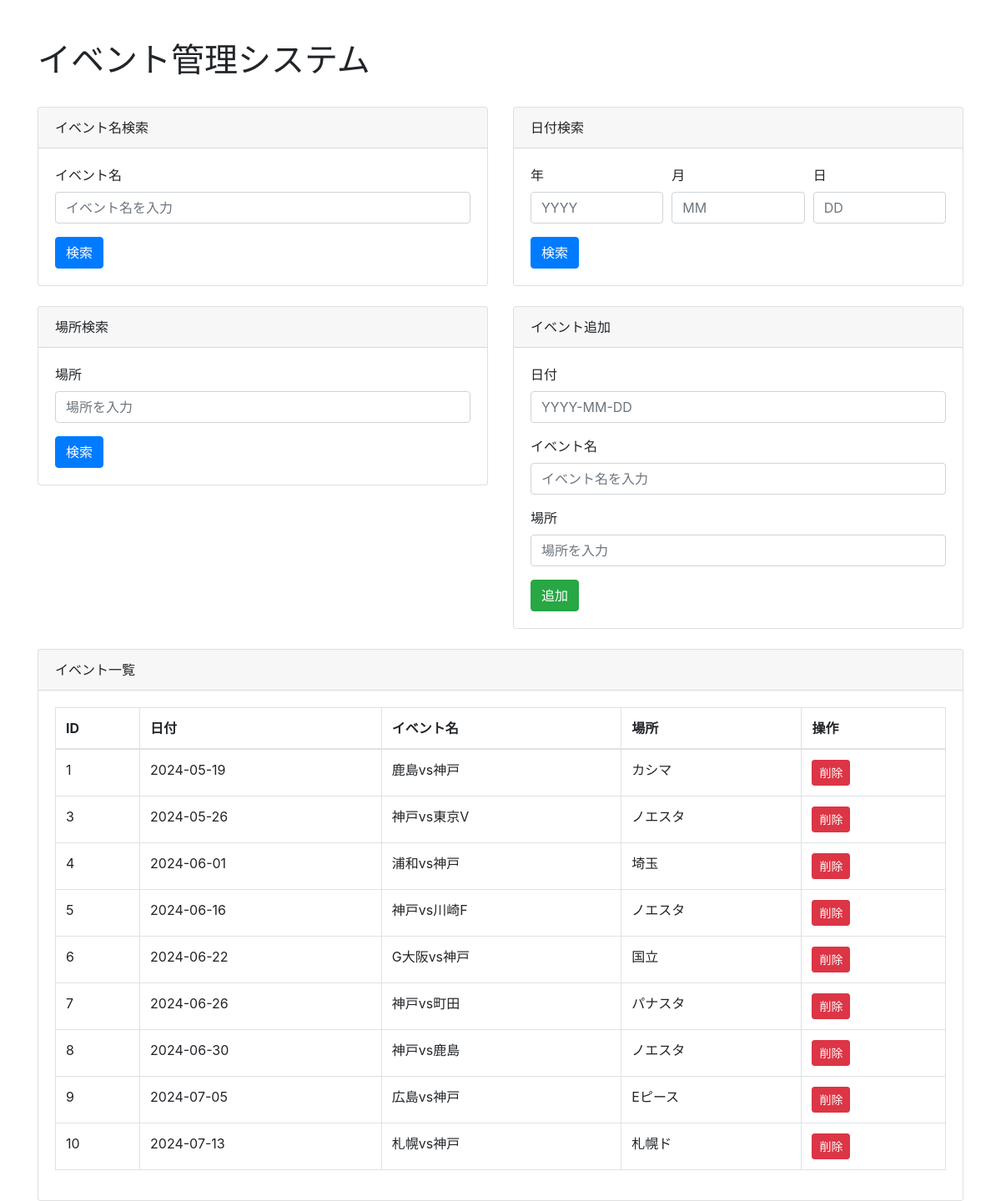
Before: / with the older database file.
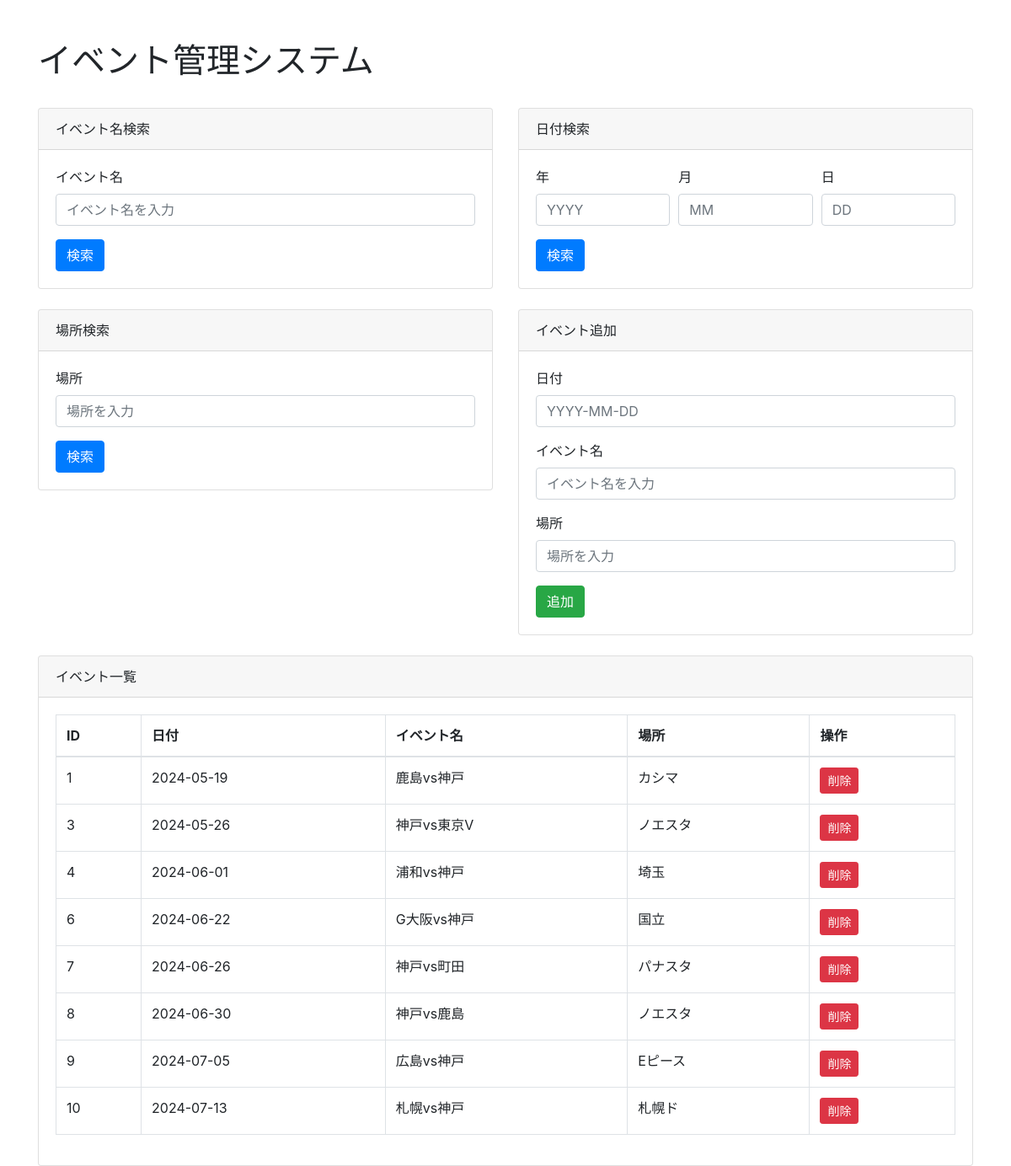
After: the same page with the newer database file.
### tables this page shows
CREATE TABLE events(
    id INTEGER PRIMARY KEY AUTOINCREMENT, 
    date TEXT, 
    name TEXT, 
    place TEXT
);

### a7-1.py (the view)
@app.route('/')
def index():
    conn = get_db()
    cur = conn.cursor()
    cur.execute("SELECT * FROM events")
    events = cur.fetchall()
    return render_template('a7-1.html', events=events)

### a7-1.py (called while the page is built)
def get_db():
    conn = sqlite3.connect(DATABASE)
    conn.row_factory = sqlite3.Row
    return conn

### templates/a7-1.html (shortened to what this page needs)
<!DOCTYPE html>
<html lang="ja">
  <head>
    <link
      href="https://maxcdn.bootstrapcdn.com/bootstrap/4.5.2/css/bootstrap.min.css"
      rel="stylesheet"
    />
  </head>
  <body>
    <div class="container">
      <h1 class="mt-5">イベント管理システム</h1>
      <div class="row">
        <div class="col-md-6 mt-4">
          <div class="card">
            <div class="card-header">イベント名検索</div>
            <div class="card-body">
              <form action="/search/event_name" method="GET">
                <div class="form-group">
                  <label for="eventName">イベント名</label>
                  <input
                    type="text"
                    class="form-control"
                    id="eventName"
                    name="event_name"
                    placeholder="イベント名を入力"
                  />
                </div>
                <button type="submit" class="btn btn-primary">検索</button>
              </form>
            </div>
          </div>
        </div>
        <div class="col-md-6 mt-4">
          <div class="card">
            <div class="card-header">日付検索</div>
            <div class="card-body">
              <form action="/search/date" method="GET">
                <div class="form-row">
                  <div class="form-group col-md-4">
                    <label for="year">年</label>
                    <input
                      type="text"
                      class="form-control"
                      id="year"
                      name="year"
                      placeholder="YYYY"
                    />
                  </div>
                  <div class="form-group col-md-4">
                    <label for="month">月</label>
                    <input
                      type="text"
                      class="form-control"
                      id="month"
                      name="month"
                      placeholder="MM"
                    />
                  </div>
                  <div class="form-group col-md-4">
                    <label for="day">日</label>
                    <input
                      type="text"
                      class="form-control"
                      id="day"
                      name="day"
                      placeholder="DD"
                    />
                  </div>
                </div>
                <button type="submit" class="btn btn-primary">検索</button>
              </form>
            </div>
          </div>
        </div>
        <div class="col-md-6 mt-4">
          <div class="card">
            <div class="card-header">場所検索</div>
            <div class="card-body">
              <form action="/search/location" method="GET">
                <div class="form-group">
                  <label for="location">場所</label>
                  <input
                    type="text"
                    class="form-control"
                    id="location"
                    name="location"
                    placeholder="場所を入力"
                  />
                </div>
                <button type="submit" class="btn btn-primary">検索</button>
              </form>
            </div>
          </div>
        </div>
        <div class="col-md-6 mt-4">
          <div class="card">
            <div class="card-header">イベント追加</div>
            <div class="card-body">
              <form action="/add" method="POST">
                <div class="form-group">
                  <label for="date">日付</label>
                  <input
                    type="text"
                    class="form-control"
                    id="date"
                    name="date"
                    placeholder="YYYY-MM-DD"
                  />
                </div>
                <div class="form-group">
                  <label for="name">イベント名</label>
                  <input
                    type="text"
                    class="form-control"
                    id="name"
                    name="name"
                    placeholder="イベント名を入力"
                  />
                </div>
                <div class="form-group">
                  <label for="place">場所</label>
                  <input
                    type="text"
                    class="form-control"
                    id="place"
                    name="place"
                    placeholder="場所を入力"
                  />
                </div>
                <button type="submit" class="btn btn-success">追加</button>
              </form>
            </div>
          </div>
        </div>
      </div>
      <div class="card mt-4">
        <div class="card-header">イベント一覧</div>
        <div class="card-body">
          <table class="table table-bordered">
            <thead>
              <tr>
                <th>ID</th>
                <th>日付</th>
                <th>イベント名</th>
                <th>場所</th>
                <th>操作</th>
              </tr>
            </thead>
            <tbody>
              {% for event in events %}
              <tr>
                <td>{{ event.id }}</td>
                <td>{{ event.date }}</td>
                <td>{{ event.name }}</td>
                <td>{{ event.place }}</td>
                <td>
                  <a href="/delete/{{ event.id }}" class="btn btn-danger btn-sm"
                    >削除</a
                  >
                </td>
              </tr>
              {% endfor %}
            </tbody>
          </table>
        </div>
      </div>
    </div>
  </body>
</html>

Changed rows visible on the page:
removed events: id "5", date "2024-06-16", name "神戸vs川崎F", place "ノエスタ"
